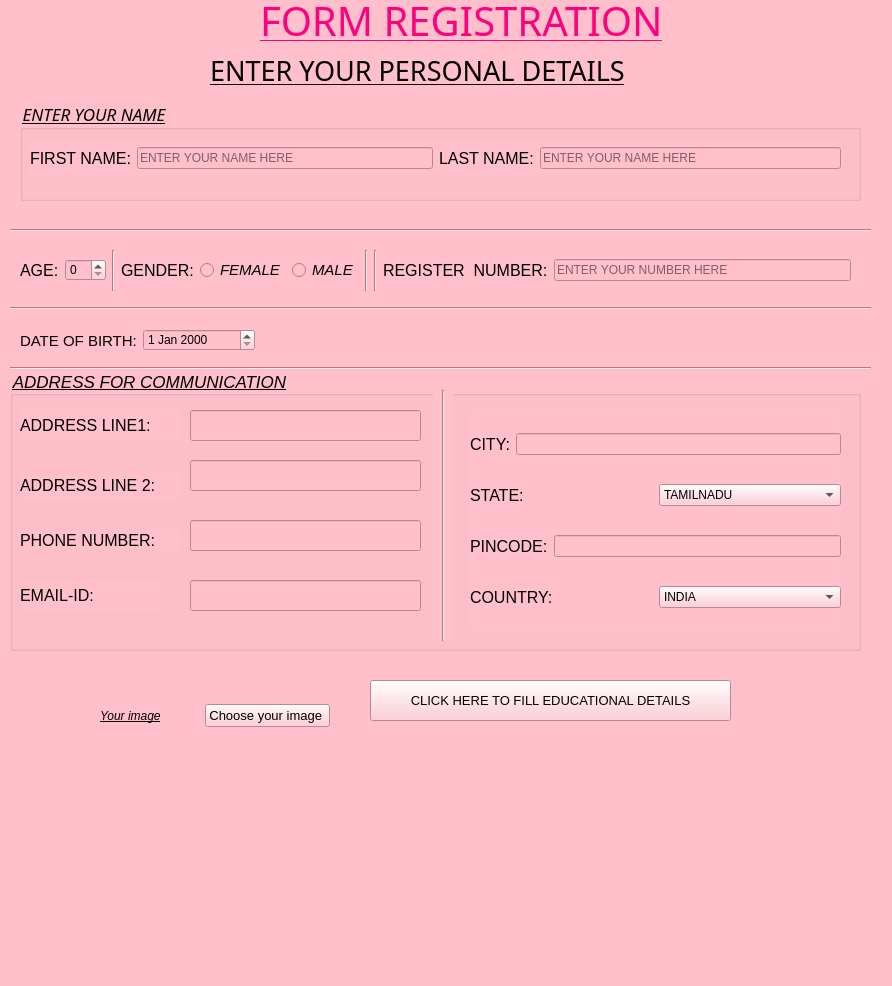
<?xml version="1.0" encoding="UTF-8"?>
<ui version="4.0">
 <class>swetaa_form</class>
 <widget class="QMainWindow" name="swetaa_form">
  <property name="geometry">
   <rect>
    <x>0</x>
    <y>0</y>
    <width>892</width>
    <height>986</height>
   </rect>
  </property>
  <property name="windowTitle">
   <string>swetaa_form</string>
  </property>
  <property name="styleSheet">
   <string notr="true">background-color:pink;</string>
  </property>
  <widget class="QWidget" name="centralwidget">
   <widget class="QLabel" name="label">
    <property name="geometry">
     <rect>
      <x>260</x>
      <y>0</y>
      <width>421</width>
      <height>41</height>
     </rect>
    </property>
    <property name="font">
     <font>
      <family>Gabriola</family>
      <pointsize>30</pointsize>
      <underline>true</underline>
     </font>
    </property>
    <property name="styleSheet">
     <string notr="true">QLabel{color:rgb(255, 0, 127)}</string>
    </property>
    <property name="text">
     <string>FORM REGISTRATION</string>
    </property>
   </widget>
   <widget class="QLabel" name="label_11">
    <property name="geometry">
     <rect>
      <x>210</x>
      <y>50</y>
      <width>591</width>
      <height>41</height>
     </rect>
    </property>
    <property name="font">
     <font>
      <family>Perpetua</family>
      <pointsize>20</pointsize>
      <underline>true</underline>
     </font>
    </property>
    <property name="styleSheet">
     <string notr="true"/>
    </property>
    <property name="text">
     <string>ENTER YOUR PERSONAL DETAILS</string>
    </property>
   </widget>
   <widget class="QGroupBox" name="groupBox">
    <property name="geometry">
     <rect>
      <x>20</x>
      <y>100</y>
      <width>841</width>
      <height>101</height>
     </rect>
    </property>
    <property name="font">
     <font>
      <family>Mongolian Baiti</family>
      <pointsize>13</pointsize>
      <weight>50</weight>
      <italic>true</italic>
      <bold>false</bold>
      <underline>true</underline>
      <strikeout>false</strikeout>
     </font>
    </property>
    <property name="styleSheet">
     <string notr="true">GroupBox{
color:red;}</string>
    </property>
    <property name="title">
     <string>ENTER YOUR NAME</string>
    </property>
    <widget class="QWidget" name="">
     <property name="geometry">
      <rect>
       <x>10</x>
       <y>40</y>
       <width>811</width>
       <height>37</height>
      </rect>
     </property>
     <layout class="QHBoxLayout" name="horizontalLayout_4">
      <item>
       <layout class="QHBoxLayout" name="horizontalLayout">
        <item>
         <widget class="QLabel" name="label_2">
          <property name="font">
           <font>
            <family>MS Shell Dlg 2</family>
            <pointsize>12</pointsize>
            <weight>50</weight>
            <italic>false</italic>
            <bold>false</bold>
            <strikeout>false</strikeout>
           </font>
          </property>
          <property name="text">
           <string>FIRST NAME:</string>
          </property>
         </widget>
        </item>
        <item>
         <widget class="QLineEdit" name="lineEdit">
          <property name="font">
           <font>
            <family>MS Shell Dlg 2</family>
            <pointsize>9</pointsize>
            <weight>50</weight>
            <italic>false</italic>
            <bold>false</bold>
            <strikeout>false</strikeout>
           </font>
          </property>
          <property name="text">
           <string/>
          </property>
          <property name="placeholderText">
           <string>ENTER YOUR NAME HERE</string>
          </property>
         </widget>
        </item>
       </layout>
      </item>
      <item>
       <layout class="QHBoxLayout" name="horizontalLayout_3">
        <item>
         <widget class="QLabel" name="label_9">
          <property name="font">
           <font>
            <family>MS Shell Dlg 2</family>
            <pointsize>12</pointsize>
            <weight>50</weight>
            <italic>false</italic>
            <bold>false</bold>
            <strikeout>false</strikeout>
           </font>
          </property>
          <property name="text">
           <string>LAST NAME:</string>
          </property>
         </widget>
        </item>
        <item>
         <widget class="QLineEdit" name="lineEdit_2">
          <property name="font">
           <font>
            <family>MS Shell Dlg 2</family>
            <pointsize>9</pointsize>
            <weight>50</weight>
            <italic>false</italic>
            <bold>false</bold>
            <strikeout>false</strikeout>
           </font>
          </property>
          <property name="text">
           <string/>
          </property>
          <property name="placeholderText">
           <string>ENTER YOUR NAME HERE</string>
          </property>
         </widget>
        </item>
       </layout>
      </item>
     </layout>
    </widget>
   </widget>
   <widget class="Line" name="line">
    <property name="geometry">
     <rect>
      <x>10</x>
      <y>220</y>
      <width>861</width>
      <height>20</height>
     </rect>
    </property>
    <property name="orientation">
     <enum>Qt::Horizontal</enum>
    </property>
   </widget>
   <widget class="Line" name="line_2">
    <property name="geometry">
     <rect>
      <x>10</x>
      <y>360</y>
      <width>861</width>
      <height>16</height>
     </rect>
    </property>
    <property name="orientation">
     <enum>Qt::Horizontal</enum>
    </property>
   </widget>
   <widget class="QGroupBox" name="groupBox_2">
    <property name="geometry">
     <rect>
      <x>10</x>
      <y>370</y>
      <width>851</width>
      <height>281</height>
     </rect>
    </property>
    <property name="font">
     <font>
      <pointsize>13</pointsize>
      <italic>true</italic>
      <underline>true</underline>
     </font>
    </property>
    <property name="title">
     <string>ADDRESS FOR COMMUNICATION</string>
    </property>
    <widget class="QLabel" name="label_10">
     <property name="geometry">
      <rect>
       <x>10</x>
       <y>100</y>
       <width>161</width>
       <height>31</height>
      </rect>
     </property>
     <property name="font">
      <font>
       <pointsize>12</pointsize>
      </font>
     </property>
     <property name="text">
      <string>ADDRESS LINE 2:</string>
     </property>
    </widget>
    <widget class="QLabel" name="label_5">
     <property name="geometry">
      <rect>
       <x>10</x>
       <y>40</y>
       <width>161</width>
       <height>31</height>
      </rect>
     </property>
     <property name="font">
      <font>
       <pointsize>12</pointsize>
      </font>
     </property>
     <property name="text">
      <string>ADDRESS LINE1:</string>
     </property>
    </widget>
    <widget class="QLineEdit" name="lineEdit_6">
     <property name="geometry">
      <rect>
       <x>180</x>
       <y>40</y>
       <width>231</width>
       <height>31</height>
      </rect>
     </property>
    </widget>
    <widget class="QLineEdit" name="lineEdit_5">
     <property name="geometry">
      <rect>
       <x>180</x>
       <y>90</y>
       <width>231</width>
       <height>31</height>
      </rect>
     </property>
    </widget>
    <widget class="Line" name="line_3">
     <property name="geometry">
      <rect>
       <x>423</x>
       <y>20</y>
       <width>20</width>
       <height>251</height>
      </rect>
     </property>
     <property name="orientation">
      <enum>Qt::Vertical</enum>
     </property>
    </widget>
    <widget class="QLabel" name="label_6">
     <property name="geometry">
      <rect>
       <x>10</x>
       <y>160</y>
       <width>161</width>
       <height>20</height>
      </rect>
     </property>
     <property name="font">
      <font>
       <pointsize>12</pointsize>
      </font>
     </property>
     <property name="text">
      <string>PHONE NUMBER:</string>
     </property>
    </widget>
    <widget class="QLineEdit" name="lineEdit_7">
     <property name="geometry">
      <rect>
       <x>180</x>
       <y>150</y>
       <width>231</width>
       <height>31</height>
      </rect>
     </property>
    </widget>
    <widget class="QLabel" name="label_7">
     <property name="geometry">
      <rect>
       <x>10</x>
       <y>210</y>
       <width>141</width>
       <height>31</height>
      </rect>
     </property>
     <property name="font">
      <font>
       <pointsize>12</pointsize>
      </font>
     </property>
     <property name="text">
      <string>EMAIL-ID:</string>
     </property>
    </widget>
    <widget class="QLineEdit" name="lineEdit_8">
     <property name="geometry">
      <rect>
       <x>180</x>
       <y>210</y>
       <width>231</width>
       <height>31</height>
      </rect>
     </property>
    </widget>
    <widget class="QWidget" name="">
     <property name="geometry">
      <rect>
       <x>460</x>
       <y>40</y>
       <width>371</width>
       <height>221</height>
      </rect>
     </property>
     <layout class="QVBoxLayout" name="verticalLayout">
      <item>
       <layout class="QHBoxLayout" name="horizontalLayout_11">
        <item>
         <widget class="QLabel" name="label_13">
          <property name="font">
           <font>
            <pointsize>12</pointsize>
           </font>
          </property>
          <property name="text">
           <string>CITY:</string>
          </property>
         </widget>
        </item>
        <item>
         <widget class="QLineEdit" name="lineEdit_3"/>
        </item>
       </layout>
      </item>
      <item>
       <layout class="QHBoxLayout" name="horizontalLayout_10">
        <item>
         <widget class="QLabel" name="label_14">
          <property name="font">
           <font>
            <pointsize>12</pointsize>
           </font>
          </property>
          <property name="text">
           <string>STATE:</string>
          </property>
         </widget>
        </item>
        <item>
         <widget class="QComboBox" name="comboBox">
          <item>
           <property name="text">
            <string>TAMILNADU</string>
           </property>
          </item>
          <item>
           <property name="text">
            <string>KERALA</string>
           </property>
          </item>
          <item>
           <property name="text">
            <string>ANDHRA PRADESH</string>
           </property>
          </item>
          <item>
           <property name="text">
            <string>TELANGANA</string>
           </property>
          </item>
          <item>
           <property name="text">
            <string>KARNATAKA</string>
           </property>
          </item>
          <item>
           <property name="text">
            <string>ORISSA</string>
           </property>
          </item>
          <item>
           <property name="text">
            <string>GOA</string>
           </property>
          </item>
          <item>
           <property name="text">
            <string>CHANDIGARH</string>
           </property>
          </item>
          <item>
           <property name="text">
            <string>MAHARASHTRA</string>
           </property>
          </item>
          <item>
           <property name="text">
            <string>GUJARAT</string>
           </property>
          </item>
          <item>
           <property name="text">
            <string>RAJASHTAN</string>
           </property>
          </item>
          <item>
           <property name="text">
            <string>NEW DELHI</string>
           </property>
          </item>
          <item>
           <property name="text">
            <string>BIHAR</string>
           </property>
          </item>
          <item>
           <property name="text">
            <string>KOLKATA</string>
           </property>
          </item>
          <item>
           <property name="text">
            <string>PUNJAB</string>
           </property>
          </item>
          <item>
           <property name="text">
            <string>JAMMU &amp; KASHMIR</string>
           </property>
          </item>
          <item>
           <property name="text">
            <string>ASSAM</string>
           </property>
          </item>
          <item>
           <property name="text">
            <string>UTTHARKHAND</string>
           </property>
          </item>
         </widget>
        </item>
       </layout>
      </item>
      <item>
       <layout class="QHBoxLayout" name="horizontalLayout_12">
        <item>
         <widget class="QLabel" name="label_15">
          <property name="font">
           <font>
            <pointsize>12</pointsize>
           </font>
          </property>
          <property name="text">
           <string>PINCODE:</string>
          </property>
         </widget>
        </item>
        <item>
         <widget class="QLineEdit" name="lineEdit_4"/>
        </item>
       </layout>
      </item>
      <item>
       <layout class="QHBoxLayout" name="horizontalLayout_13">
        <item>
         <widget class="QLabel" name="label_16">
          <property name="font">
           <font>
            <pointsize>12</pointsize>
           </font>
          </property>
          <property name="text">
           <string>COUNTRY:</string>
          </property>
         </widget>
        </item>
        <item>
         <widget class="QComboBox" name="comboBox_2">
          <item>
           <property name="text">
            <string>INDIA</string>
           </property>
          </item>
          <item>
           <property name="text">
            <string>RUSSIA</string>
           </property>
          </item>
          <item>
           <property name="text">
            <string>LONDON</string>
           </property>
          </item>
          <item>
           <property name="text">
            <string>NEWZEALAND</string>
           </property>
          </item>
          <item>
           <property name="text">
            <string>AUSTRALIA</string>
           </property>
          </item>
          <item>
           <property name="text">
            <string>LOS ANGELES</string>
           </property>
          </item>
          <item>
           <property name="text">
            <string>NEW YORK</string>
           </property>
          </item>
          <item>
           <property name="text">
            <string>BANGLADESH</string>
           </property>
          </item>
          <item>
           <property name="text">
            <string>PAKISTAN</string>
           </property>
          </item>
          <item>
           <property name="text">
            <string>NEPAL</string>
           </property>
          </item>
          <item>
           <property name="text">
            <string>BRITAIN</string>
           </property>
          </item>
          <item>
           <property name="text">
            <string>MYANMAR</string>
           </property>
          </item>
          <item>
           <property name="text">
            <string>THAILAND</string>
           </property>
          </item>
          <item>
           <property name="text">
            <string>CHINA</string>
           </property>
          </item>
          <item>
           <property name="text">
            <string>JAPAN</string>
           </property>
          </item>
          <item>
           <property name="text">
            <string>AFGHANISTAN</string>
           </property>
          </item>
          <item>
           <property name="text">
            <string>UZEBEKISTAN</string>
           </property>
          </item>
          <item>
           <property name="text">
            <string>ABU DHABI</string>
           </property>
          </item>
          <item>
           <property name="text">
            <string>DUBAI</string>
           </property>
          </item>
          <item>
           <property name="text">
            <string>BELGIUM</string>
           </property>
          </item>
          <item>
           <property name="text">
            <string>NEW JERSEY</string>
           </property>
          </item>
         </widget>
        </item>
       </layout>
      </item>
     </layout>
    </widget>
   </widget>
   <widget class="Line" name="line_7">
    <property name="geometry">
     <rect>
      <x>10</x>
      <y>300</y>
      <width>861</width>
      <height>16</height>
     </rect>
    </property>
    <property name="orientation">
     <enum>Qt::Horizontal</enum>
    </property>
   </widget>
   <widget class="QPushButton" name="pushButton_2">
    <property name="geometry">
     <rect>
      <x>370</x>
      <y>680</y>
      <width>361</width>
      <height>41</height>
     </rect>
    </property>
    <property name="font">
     <font>
      <pointsize>10</pointsize>
     </font>
    </property>
    <property name="text">
     <string>CLICK HERE TO FILL EDUCATIONAL DETAILS</string>
    </property>
   </widget>
   <widget class="QWidget" name="">
    <property name="geometry">
     <rect>
      <x>100</x>
      <y>670</y>
      <width>230</width>
      <height>91</height>
     </rect>
    </property>
    <layout class="QHBoxLayout" name="horizontalLayout_2">
     <item>
      <widget class="QLabel" name="lbl_image">
       <property name="font">
        <font>
         <italic>true</italic>
         <underline>true</underline>
        </font>
       </property>
       <property name="text">
        <string>Your image</string>
       </property>
      </widget>
     </item>
     <item>
      <widget class="QPushButton" name="pushButton">
       <property name="font">
        <font>
         <pointsize>10</pointsize>
        </font>
       </property>
       <property name="text">
        <string>Choose your image </string>
       </property>
      </widget>
     </item>
    </layout>
   </widget>
   <widget class="QWidget" name="">
    <property name="geometry">
     <rect>
      <x>20</x>
      <y>250</y>
      <width>831</width>
      <height>41</height>
     </rect>
    </property>
    <layout class="QHBoxLayout" name="horizontalLayout_8">
     <item>
      <layout class="QHBoxLayout" name="horizontalLayout_6">
       <item>
        <widget class="QLabel" name="label_3">
         <property name="font">
          <font>
           <pointsize>12</pointsize>
          </font>
         </property>
         <property name="text">
          <string>AGE:</string>
         </property>
        </widget>
       </item>
      </layout>
     </item>
     <item>
      <widget class="QSpinBox" name="spinBox"/>
     </item>
     <item>
      <layout class="QHBoxLayout" name="horizontalLayout_5">
       <item>
        <widget class="Line" name="line_4">
         <property name="orientation">
          <enum>Qt::Vertical</enum>
         </property>
        </widget>
       </item>
       <item>
        <widget class="QLabel" name="label_4">
         <property name="font">
          <font>
           <pointsize>12</pointsize>
          </font>
         </property>
         <property name="text">
          <string>GENDER:</string>
         </property>
        </widget>
       </item>
       <item>
        <widget class="QRadioButton" name="radioButton_2">
         <property name="font">
          <font>
           <pointsize>11</pointsize>
           <italic>true</italic>
          </font>
         </property>
         <property name="text">
          <string>FEMALE</string>
         </property>
        </widget>
       </item>
       <item>
        <widget class="QRadioButton" name="radioButton">
         <property name="font">
          <font>
           <pointsize>11</pointsize>
           <italic>true</italic>
          </font>
         </property>
         <property name="text">
          <string>MALE</string>
         </property>
        </widget>
       </item>
      </layout>
     </item>
     <item>
      <widget class="Line" name="line_5">
       <property name="orientation">
        <enum>Qt::Vertical</enum>
       </property>
      </widget>
     </item>
     <item>
      <layout class="QHBoxLayout" name="horizontalLayout_7">
       <item>
        <widget class="Line" name="line_6">
         <property name="orientation">
          <enum>Qt::Vertical</enum>
         </property>
        </widget>
       </item>
       <item>
        <widget class="QLabel" name="label_8">
         <property name="font">
          <font>
           <pointsize>12</pointsize>
          </font>
         </property>
         <property name="text">
          <string>REGISTER  NUMBER:</string>
         </property>
        </widget>
       </item>
       <item>
        <widget class="QLineEdit" name="lineEdit_9">
         <property name="font">
          <font>
           <pointsize>9</pointsize>
          </font>
         </property>
         <property name="text">
          <string/>
         </property>
         <property name="placeholderText">
          <string>ENTER YOUR NUMBER HERE</string>
         </property>
        </widget>
       </item>
      </layout>
     </item>
    </layout>
   </widget>
   <widget class="QWidget" name="">
    <property name="geometry">
     <rect>
      <x>20</x>
      <y>320</y>
      <width>235</width>
      <height>41</height>
     </rect>
    </property>
    <layout class="QHBoxLayout" name="horizontalLayout_9">
     <item>
      <widget class="QLabel" name="label_12">
       <property name="font">
        <font>
         <pointsize>11</pointsize>
        </font>
       </property>
       <property name="text">
        <string>DATE OF BIRTH:</string>
       </property>
      </widget>
     </item>
     <item>
      <widget class="QDateEdit" name="dateEdit"/>
     </item>
    </layout>
   </widget>
  </widget>
  <widget class="QMenuBar" name="menubar">
   <property name="geometry">
    <rect>
     <x>0</x>
     <y>0</y>
     <width>892</width>
     <height>26</height>
    </rect>
   </property>
  </widget>
  <widget class="QStatusBar" name="statusbar"/>
 </widget>
 <resources/>
 <connections/>
</ui>
